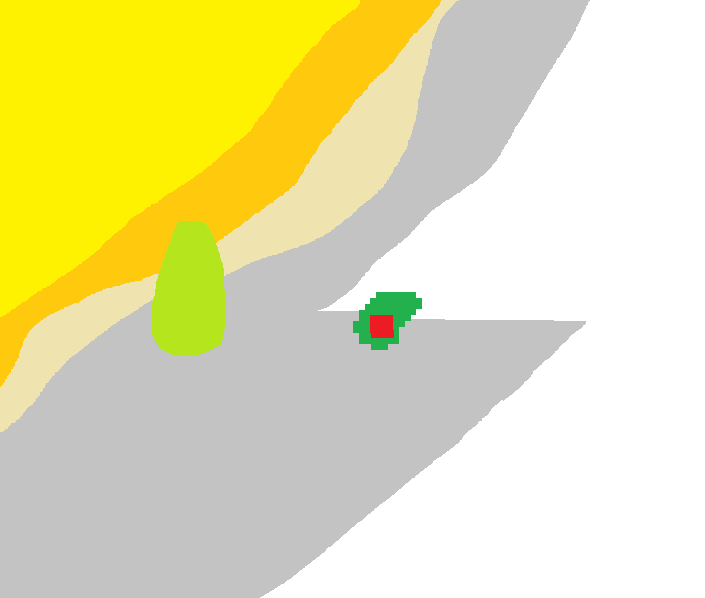
#> input picture examples/geology2.tif, 705 x 598 px
$ jupyter execute --allow-errors image_to_model.ipynb
#> lines starting #> are read from the running program, lines starting #| are printed output that depends on the picture
# Create SimPEG model from image file
Trying to recreate this GIFTools utility
<https://giftoolscookbook.readthedocs.io/en/latest/content/recipes/other/imageInInversion.html>

[cell 1]
from skimage import io, color
from scipy.ndimage import zoom
from sklearn.cluster import KMeans
import numpy as np
from discretize import TensorMesh
import matplotlib.pyplot as plt

[cell 2]
def make_clusters(image, num_clusters,plot=None):
    """
    segment a 2D image into clusters using scikit-learn Kmeans clustering.
    This is a helper function for the make_model function.

    Parameters
    ----------
    image : str
        Path to the image file.
    num_clusters : int
        Number of clusters to segment the image into.
    plot : bool, optional
        If True, plot the clustered image.

    Returns
    -------
    clustered_image : ndarray
        The clustered image of the same shape as the input image.
    labels : ndarray
        The labels of the clusters.
    """
#> called with image = 'examples/geology2.tif', num_clusters = 8, plot = True
    # Image Processing and Segmentation
    geological_map = io.imread(image)
#> geological_map is the input picture: shape (598, 705, 3); mean R, G, B 230.7, 225.8, 169.2
    if geological_map.shape[-1] == 4:
        geological_map = color.rgba2rgb(geological_map)  # Convert RGBA to RGB if needed
    pixels = geological_map.reshape((-1, 3))
    kmeans = KMeans(n_clusters=num_clusters, n_init="auto")
    kmeans.fit(pixels)
    labels = kmeans.labels_

    clustered_image = labels.reshape(geological_map.shape[:2])

    if plot is not None:
        plt.colorbar(plt.imshow(clustered_image,cmap='jet'))

    return clustered_image, labels

def make_model(clustered_image, background_value, cluster_values,cluster_depths=None, mesh=None,dim=None, **kwargs):
    """
    Create a SimPEG model given a clustered image. A default mesh of 50x50x30 cells is created if not provided.
    If a 2D mesh is provided, the clustered image is treated as a cross-section. If a 3D mesh is provided, the clustered imagine is treaded as a plan-map.

    TODO: Add topo; Account for padding (add core and domain mesh)

    Parameters
    ----------
    clustered_image : ndarray
        The clustered image.
    background_value : float
        The background value for the property model.
    cluster_values : dict
        Dictionary mapping cluster labels to their values.
    cluster_depths : dict
        Dictionary mapping cluster labels to their depths in case of 3D model.
    mesh : TensorMesh, optional
        The mesh to use. If not provided, a deafult mesh will be created.
        Default mesh is a 3D mesh with 50x50x30 cells.
    dim : int, optional
        The dimension of the model. If not provided, the model is treated as 2D.
        If provided, the model is treated as 3D.
    Returns
    -------
    mesh : TensorMesh
        The mesh used.
    model : ndarray
        The created model.
    """
    # Mesh Generation
    if mesh is None:
        domainx = clustered_image.shape[1]
        domainy = clustered_image.shape[0]
        domainz = 500

        nx = 50
        ny = 50
        nz = 30

        dx = domainx/nx
        dy = domainy/ny
        dz = domainz/nz

        hx = [(dx,nx)]
        hy = [(dy,ny)]
        hz = [(dz,nz)]

        if dim == 2 or cluster_depths is None:
            mesh = TensorMesh([hx, hy], x0="0N")
        else:
            mesh = TensorMesh([hx, hy, hz], x0="00N")

    # Downsampled image
    desired_size = (mesh.shape_cells[0], mesh.shape_cells[1])
    downsampled_image = zoom(clustered_image,
                             (desired_size[0] / clustered_image.shape[0],
                              desired_size[1] /clustered_image.shape[1]),
                             order=0)

    # Create a property model based on zone depths
    property_model = background_value*np.ones(mesh.nC)
    reshaped_model = mesh.reshape(property_model, 'CC', 'CC', 'M')
    for i in range(downsampled_image.shape[0]):
        for j in range(downsampled_image.shape[1]):
            cluster_label = downsampled_image[j,i]
            if cluster_label in cluster_values:
               zone_value = cluster_values[cluster_label]
               if dim == 3:
                  zone_depth = cluster_depths[cluster_label]
                  reshaped_model[i,j,:zone_depth] = zone_value
               else:
                  reshaped_model[i,j] = zone_value

    model = mesh.reshape(np.flip(reshaped_model,axis=1), 'CC', 'CC', 'V')

    return mesh, model

[cell 3]
# Load the image and process it
input_image = 'examples/geology2.tif'
segmented_image, labels = make_clusters(input_image, num_clusters=8, plot=True)
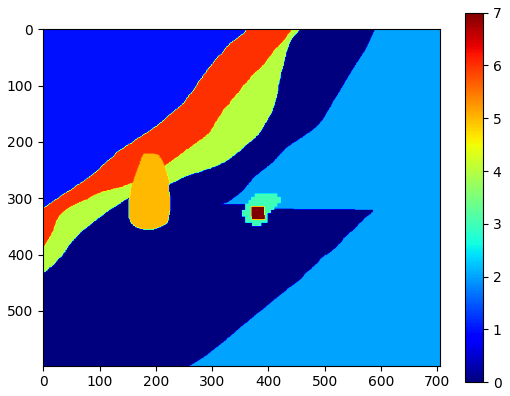
#> figure drawn by matplotlib, 2 panels

[cell 4]
# Keys for the physical property values of the clusters
cluster_key = {
    0: 1e-3,
    1: 1e-1,
    2: 1e-2,
    3: 5e0,
    4: 5e-2,
    5: 5e-1,
    6: 1e3,
    7: 1e4
}
# Keys for the depth (in terms of number of z cells) of each cluster
cluster_depth = {
    0: 30,
    1: 30,
    2: 30,
    3: 30,
    4: 30,
    5: 30,
    6: 30,
    7: 30
}
#> (the rest of this cell did not finish here and is left out)
